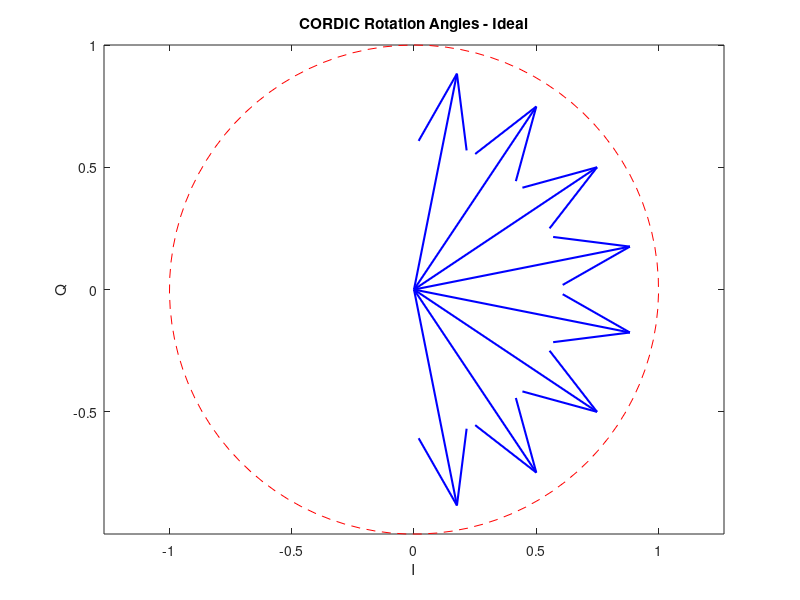

MATLAB code for this plot: (Note: this script raises an error after producing the figure.)
figure;
circle = linspace(0, 2*pi, 100);
plot(sin(circle), cos(circle), 'r--');
hold on
N = 8;
step = pi / N;
offset = step / 2;
for n = 0:N-1
    quiver(0, 0, sin(n*step + offset), cos(n*step + offset), 'b', 'LineWidth', 1.5, 'ShowArrowHead','on');
    hold on
end
axis equal;
xlabel('I');
ylabel('Q');
title('CORDIC Rotation Angles - Ideal');


% Simple 3 iteration CORDIC demonstration
iterations = 3;
I = 1;
Q = 0;

fprintf('%-10s %-12s %-12s %-10s\n', 'Sequence', 'I', 'Q', 'Angle (deg)');
for binWord = 0:2^iterations-1
    sequence = dec2bin(binWord, iterations);
    [Ir, Qr] = cordicSequence(I, Q, sequence);
    angle_deg = atan2d(Qr, Ir);
    fprintf('%-10s %-12.2f %-12.2f %-10.2f\n', sequence, Ir, Qr, angle_deg);
end

%% Count through a complete circle to compare with ideal plot
N = 4; % number of iterations +1 and number of bits in sequence

figure;

for count = 0:2^N-1
    sequence = dec2bin(count, N);
    
    % plotting just the rotation vector, so start from 1 + j0, or -1 + j0 angles beyond +/-90°
    if (sequence(1) == '1')
        I1 = -1; % rotate vector 180 degrees for full 360° rotation
    else
        I1 = 1;
    end
    Q1 = 0;
        
    [Ir, Qr] = cordicSequence(I1, Q1, sequence(2:end));
    
    % plot result
    quiver(0, 0, Ir, Qr, 'Color', 'b', 'MaxHeadSize', 0.5, 'LineWidth', 1.5);
    hold on;
end

circle = linspace(0, 2*pi, 100);
cordicGain = 1.647;
plot(cordicGain * sin(circle), cordicGain * cos(circle), 'r--');    
axis equal;
xlabel('I');
ylabel('Q');
title('Cordic Rotation Angles - Actual');
hold off;


%% 5 iteration CORDIC
iterations = 5;
result = zeros(1, 2^iterations); % preallocate array to store result
I = 1;
Q = 0;

fprintf('%-10s %-12s %-12s %-10s\n', 'Sequence', 'I', 'Q', 'Angle (deg)');
for binWord = 0:2^iterations-1
    sequence = dec2bin(binWord, iterations);
    [Ir, Qr] = cordicSequence(I, Q, sequence);
    result(binWord+1) = complex(Ir, Qr);
    angle_deg = atan2d(Qr, Ir);
    fprintf('%-10s %-12.2f %-12.2f %-10.2f\n', sequence, Ir, Qr, angle_deg);
end